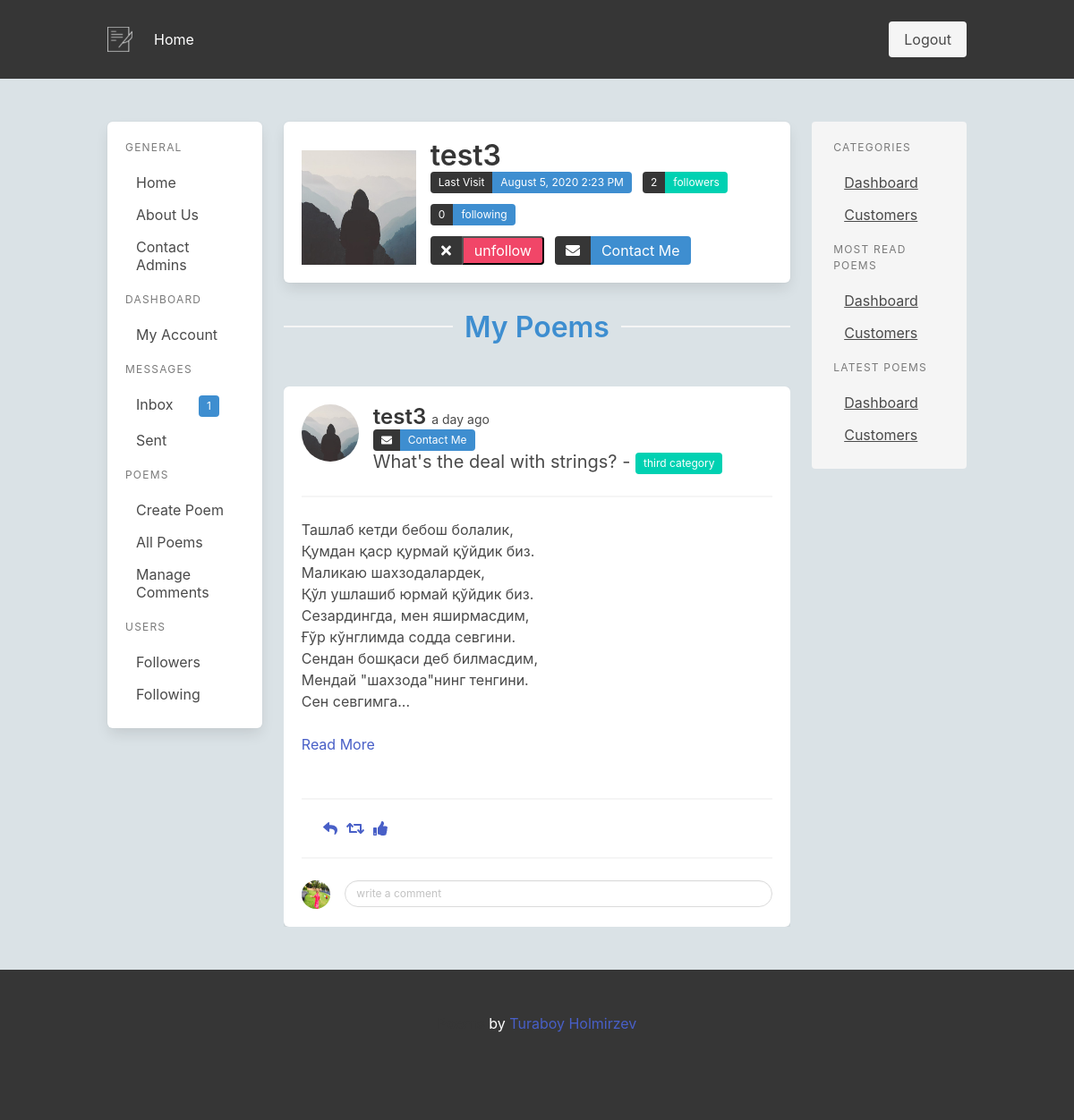
Before: /user/test3 (signed in) with the older database file.
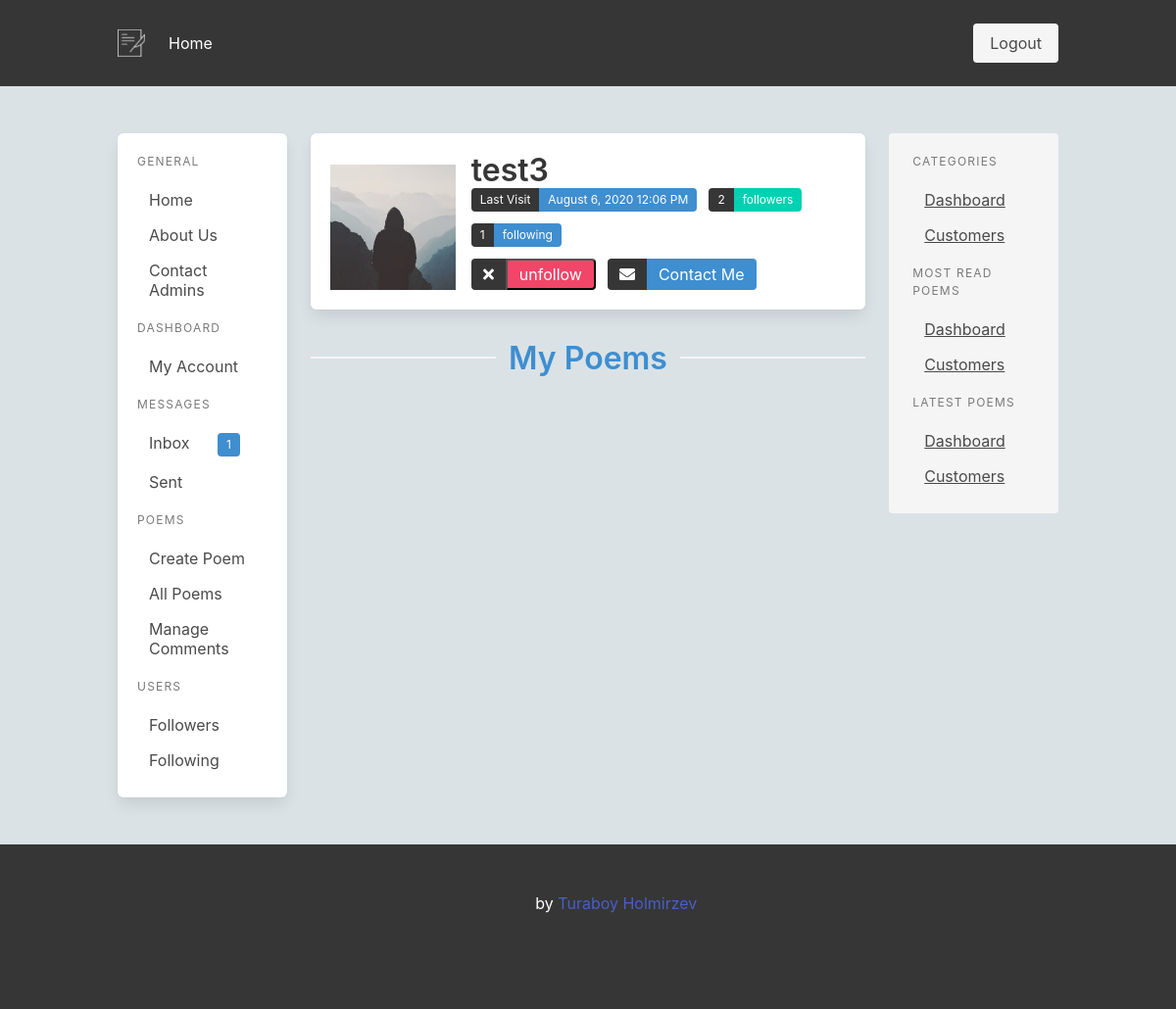
After: the same page with the newer database file.
### app/models.py (models this page shows, shortened)
class User(UserMixin, db.Model):
    id = db.Column(db.Integer, primary_key=True)
    username = db.Column(db.String(64), index=True, unique=True)
    email = db.Column(db.String(120), index=True, unique=True)
    image_file = db.Column(db.String(120), nullable=True, default="default.jpg")
    password_hash = db.Column(db.String(128))
    about_me = db.Column(db.String(140))
    is_admin = db.Column(db.Boolean, default=False)
    last_seen = db.Column(db.DateTime, default=datetime.utcnow)
    poems = db.relationship('Poem', backref='author', lazy='dynamic')
    sent_messages = db.relationship('Message', backref='sent_user', lazy=True, foreign_keys='Message.sent_user_id')
    received_messages = db.relationship('Message', backref='received_user', lazy=True, foreign_keys='Message.received_user_id')
    followed = db.relationship(
        'User', secondary=followers,
        primaryjoin=(followers.c.follower_id == id),
        secondaryjoin=(followers.c.followed_id == id),
        backref=db.backref('followers', lazy='dynamic'), lazy='dynamic')
    def is_following(self, user):
        return self.followed.filter(
            followers.c.followed_id == user.id).count() > 0
    def new_inbox_messages(self):
        return len([m for m in self.received_messages if m.is_read == False])

class SearchableMixin(object):
    @classmethod
    def search(cls, expression, page, per_page):
        ids, total = query_index(cls.__tablename__, expression, page, per_page)
        if total == 0:
            return cls.query.filter_by(id=0), 0
        when = []
        for i in range(len(ids)):
            when.append((ids[i], i))
        return cls.query.filter(cls.id.in_(ids)).order_by(
            db.case(when, value=cls.id)), total

class Poem(SearchableMixin, db.Model):
    __searchable__ = ["body",]
    id = db.Column(db.Integer, primary_key=True)
    title = db.Column(db.String(200))
    body = db.Column(db.String(140))
    audio = db.Column(db.String(200), nullable=True)
    created_at = db.Column(db.DateTime, index=True, default=datetime.utcnow)
    user_id = db.Column(db.Integer, db.ForeignKey('user.id'))
    category_id = db.Column(db.Integer, db.ForeignKey("category.id"))
    liked = db.relationship(
        'User', secondary = lambda: user_likes, backref="likes")

class Category(db.Model):
    id = db.Column(db.Integer, primary_key=True)
    name = db.Column(db.String(300), nullable=False)
    poems = db.relationship('Poem', backref='category', lazy='dynamic')

### app/users/routes.py (the view)
@bp.route('/user/<username>', methods=["GET", "POST"])
@login_required
def user(username):
    comment_form = CommentForm()
    user = User.query.filter_by(username=username).first_or_404()
    image_file = url_for('static', filename='profile_pics/' + user.image_file)
    poems = user.poems.all()
    form = EmptyForm()
    return render_template('users/user.html', user=user, poems=poems, image_file=image_file, form=form, comment_form=comment_form)

### app/main/forms.py
class CommentForm(FlaskForm):
    body = StringField('Content', validators=[DataRequired()])
    submit = SubmitField('Submit')

### app/users/forms.py
class EmptyForm(FlaskForm):
    submit = SubmitField('Submit')

### app/models.py (called while the page is built)
@login.user_loader
def load_user(id):
    return User.query.get(int(id))

### app/templates/users/user.html (shortened to what this page needs)
{% extends "layout/base.html" %}
{% block content %}
  {% include "partial/user_profile.html" %}
    <section class="columns is-gapless is-mobile">
      <div class="column"><hr></div>
      <div class="column has-text-centered">
        <p class="title is-3 pt-2 has-text-info is-hidden-mobile">My Poems</p>
      </div>
      <div class="column"><hr></div>
    </section>
  {% for poem in poems %}
    {% include "partial/poem.html" %}
  {% endfor %}
{% endblock %}

### app/templates/partial/user_profile.html (shortened to what this page needs)
<div class="box">
  <div class="media">
      <div class="media-left pt-3 is-hidden-mobile">
        <figure class="image is-128x128">
            <img src="{{ image_file }}" alt="User image">
        </figure>
      </div>
      <div class="media-content">
          <p class="title is-3 mb-0 is-hidden-mobile">{{ user.username }}</p>
          <div class="field is-grouped is-grouped-multiline is-clearfix">
              <div class="control">
              {% if user.last_seen %}
                <div class="tags has-addons">
                  <span class="tag is-dark">Last Visit</span>
                  <span class="tag is-info">{{ moment(user.last_seen).format('LLL') }}</span>
                </div>
              </div>
              {% endif %}
              <div class="control">
                <div class="tags has-addons">
                  <span class="tag is-dark">{{ user.followers.count() }}</span>
                  <span class="tag is-primary">followers</span>
                </div>
              </div>
              <div class="control">
                <div class="tags has-addons">
                  <span class="tag is-dark">{{ user.followed.count() }}</span>
                  <span class="tag is-info">following</span>
                </div>
              </div>
            </div>
            {% if current_user != user%}
              <div class="field is-grouped is-grouped-multiline is-clearfix">
                <div class="control">
                  <div class="tags has-addons">
                    {% if not current_user.is_following(user) %}
                    <span class="tag is-medium is-dark"> <i class="fa fa-check" aria-hidden="true"></i></span>
                    <form action="{{ url_for('users.follow', username=user.username) }}" method="post">
                        {{ form.hidden_tag() }}
                        <button class="tag is-medium is-primary">follow</button>
                    </form>
                    {% else %}
                    <span class="tag is-medium is-dark"> <i class="fa fa-times" aria-hidden="true"></i></span>
                    <form action="{{ url_for('users.unfollow', username=user.username) }}" method="post">
                        <button class="tag is-medium is-danger">unfollow</button>
                    </form>
                    {% endif %}
                  </div>
                </div>
                <div class="control">
                  <div class="tags has-addons">
                    <span class="tag is-medium is-dark"><i class="fa fa-envelope" aria-hidden="true"></i></span>
                    <span class="tag is-medium is-info"><a href="" class="has-text-white">Contact Me</a></span>
                  </div>
                </div>
            </div>
            {% endif %}
      </div>
  </div>
  </div>

### app/templates/partial/poem.html (shortened to what this page needs)
<section class="mt-5" style="overflow: hidden;">
    <div class="box">
        <article class="media">
          <div class="media-left">
            <figure class="image is-64x64 is-square">
              <a href="{{ url_for('users.user', username=poem.author.username)}}">
                <img class="is-rounded has-ratio" src="{{ url_for('static', filename='profile_pics/' + poem.author.image_file)  }}" alt="Image">
              </a>
            </figure>
          </div>
          <div class="media-content">
            <strong>
              <a href="{{ url_for('users.user', username=poem.author.username) }}" class="title is-4">
                  {{ poem.author.username }}
              </a>
          </strong>
          <small class="content">{{ moment(poem.created_at).fromNow() }}</small>
            <div class="control">
              <div class="tags has-addons">
                <span class="tag is-dark"><i class="fa fa-envelope" aria-hidden="true"></i></span>
                <span class="tag is-info"><a href="" class="has-text-white">Contact Me</a></span>
              </div>
            </div>
            <p class="subtitle is-5">
              {{ poem.title}} - <span class="tag is-primary">{{ poem.category.name}}</span>
            </p>
          </div>
        </article>
        <hr class="mb-0">
        <div class="content">
          <p class="is-size-6 short-text" style="white-space: pre-line;">
            {{ poem.body | truncate(255, False, end="...") }}
            {% if poem.body | length() > 255 %}
            <a onclick="toggleText(event)" class="m-0 p-0">Read More</a>
            {% endif %}
          </p>
        </div>
        <hr>
        <nav class="level px-5 is-mobile">
            <div class="level-left">
              <a class="level-item" aria-label="reply">
                <span class="icon is-small">
                  <i class="fas fa-reply" aria-hidden="true"></i>
                </span>
              </a>
              <a class="level-item" aria-label="retweet">
                <span class="icon is-small">
                  <i class="fas fa-retweet" aria-hidden="true"></i>
                </span>
              </a>
              <a class="level-item" aria-label="like">
                <span class="icon is-small">
                  <i class="fa fa-thumbs-up" aria-hidden="true"></i>
                </span>
              </a>
            </div>
          </nav>
          <hr>
          {% if current_user.is_authenticated %}
            {% include "forms/comments/create_comment_form.html" %}
          {% endif %}
    </div>
  </section>

### app/templates/forms/comments/create_comment_form.html
<article class="media">
    <div class="media-left">
      <figure class="image is-32x32 is-square">
            <img src="{{ url_for('static', filename='profile_pics/' + current_user.image_file) }}" class="is-rounded" alt="Image">
      </figure>
    </div>
    <div class="media-content">
      <div class="content">
        <div class="field">
          <div class="control">
              <form action="" method="post">
                {{ comment_form.body(class_="input is-small is-rounded", placeholder="write a comment") }}
              </form>
          </div>
        </div>
      </div>
    </div>
</article>

Changed rows visible on the page:
removed Poem: image_file (placeholder picture), author.username "test3", created_at "a day ago", title "What's the deal with strings?", category.name "third category", body "Ташлаб кетди бебош болалик, Қумдан қаср қурмай қўйдик биз. Маликаю шаxзодалардек, Қўл ушлашиб юрмай қўйдик биз. Сезардингда, мен яширмасдим, Ғўр кўнглимда содда севгини. Сендан бошқаси деб билмасдим, Мендай \"шаxзода\"нинг тенгини. Сен севгимга...", shows "Read More", image_file (picture)
changed User "test3": last_seen "August 5, 2020 2:23 PM" → "August 6, 2020 12:06 PM"
Other visible differences:
{{ user.followed.count() }}: "0" → "1"
